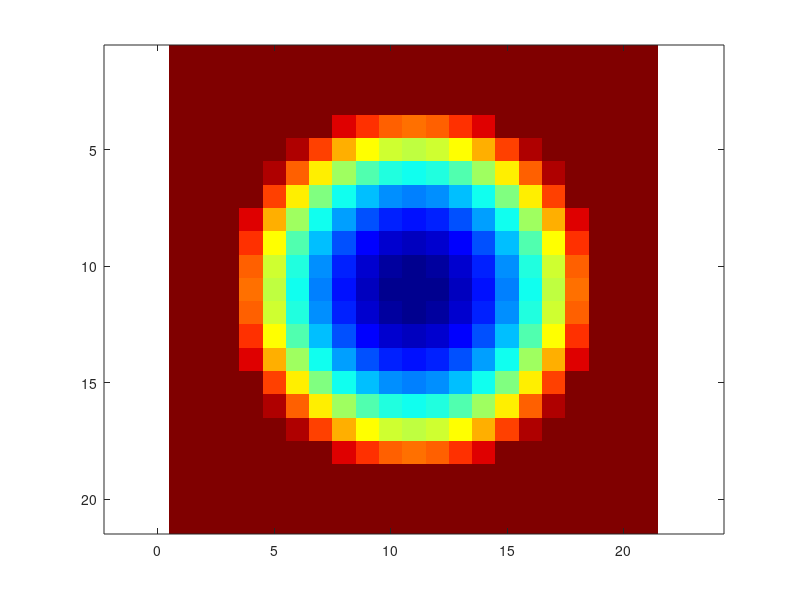

MATLAB code to generate this figure: (Note: this script raises an error after producing the figure.)
% % 13. Plotting Exercises
% 
% clear % Clear all variables
% clc   % Clear command window
% 
% % Exercise 13.1
% x = linspace(0, 4 * pi);
% y = sin(x);
% 
% clf
% plot(x, y, 'r')
% ylim([-2, 2])
% xlabel('$x$', FontSize=16, Interpreter='latex')
% ylabel('$y$', FontSize=16, Interpreter='latex')
% 
% exportgraphics(gca, '../_images/13_Line_plots_ex1.png','Resolution',300)
% 
% % -------------------------------------------------------------------------
% % Exercise 13.2
% t = linspace(-4, 4, 100);
% s = 2 * t .^ 3 + 3 * t .^ 2 - 8 * t + 6;
% 
% clf
% plot(t, s, 'g-')
% ylim([-50, 50])
% xlabel('$t$', FontSize=16, Interpreter='latex')
% ylabel('$s$', FontSize=16, Interpreter='latex')
% 
% exportgraphics(gca, '../_images/13_Line_plots_ex2.png','Resolution',300)
% 
% % -------------------------------------------------------------------------
% % Exercise 13.3
% x = linspace(-2 * pi, 2 * pi, 100);
% y1 = sin(x);
% y2 = cos(x);
% 
% clf
% hold on
% plot(x, y1, 'r-')
% plot(x, y2, 'b--')
% hold off
% ylim([-2, 2])
% xlabel('$x$', FontSize=16, Interpreter='latex')
% ylabel('$y$', FontSize=16, Interpreter='latex')
% legend('$y = \sin(x)$', '$y = \cos(x)$', FontSize=14, Interpreter='latex', Location='northwest')
% 
% exportgraphics(gca, '../_images/13_Multiline_plots_ex1.png','Resolution',300)
% 
% % -------------------------------------------------------------------------
% % Exercise 13.4
% cx = 5;
% cy = 5;
% radius = [1, 2, 3, 4];
% theta = linspace(0, 2 * pi, 100);
% 
% clf
% for r = radius
%     x = cx + r * cos(theta);
%     y = cy + r * sin(theta);
% 
%     plot(x, y, 'b-')
%     hold on
% end
% hold off
% xlabel('$x$', FontSize=16, Interpreter='latex')
% ylabel('$y$', FontSize=16, Interpreter='latex')
% axis equal padded
% 
% exportgraphics(gca, '../_images/13_Multiline_plots_ex2.png','Resolution',300)
% 
% % -------------------------------------------------------------------------
% % Exercise 13.5
% x = [ 0.1734, 0.3909, 0.8314, 0.8034, 0.0605, 0.3993, 0.5269, 0.4168, 0.6569, 0.6280 ];
% y = [ 0.0717, 0.1665, 0.7881, 0.5486, 0.0702, 0.2382, 0.3031, 0.2341, 0.4335, 0.4265 ];
% 
% scatter(x, y, 'rdiamond')
% xlabel('$x$', FontSize=16, Interpreter='latex')
% ylabel('$y$', FontSize=16, Interpreter='latex')
% 
% exportgraphics(gca, '../_images/13_Scatter_plots_ex1.png','Resolution',300)
% 
% % -------------------------------------------------------------------------
% % Exercise 13.6
% A = ones(length(x), 2);
% A(:,1) = x';
% fit = A \ y';
% 
% hold on
% plot([0, 1], [fit(2), fit(1) + fit(2)], 'k')
% hold off
% 
% exportgraphics(gca, '../_images/13_Scatter_plots_ex2.png','Resolution',300)
% 
% % -------------------------------------------------------------------------
% % Exercise 13.7
% x = linspace(0, 1, 30);
% y = linspace(0, 1, 30);
% [X, Y] = meshgrid(x, y);
% Z = exp(-20 * ((X - 0.5) .^ 2 + (Y - 0.5) .^2));
% 
% surf(X, Y, Z)
% xlabel('$x$', 'FontSize', 16, 'Interpreter','latex');
% ylabel('$y$', 'FontSize', 16, 'Interpreter','latex');
% title('$f(x,y) = e^{-20((x - 0.5)^2 + (y - 0.5)^2)}$', FontSize=20, Interpreter='latex')
% colormap(autumn)
% 
% exportgraphics(gca, '../_images/13_Surface_plot_ex1.png','Resolution',300)
% 
% % -------------------------------------------------------------------------
% % Exercise 13.8
% x = linspace(-2, 3, 50);
% y = linspace(-2, 3, 50);
% [X, Y] = meshgrid(x, y);
% Z1 = exp(-X .^ 2 - Y .^ 2);
% Z2 = exp(-(X - 1) .^ 2 - (Y - 1) .^ 2);
% Z = (Z1 - Z2) .^ 2;
% 
% clf
% contour(X, Y, Z)
% colormap(jet)
% xlabel('$x$', 'FontSize', 16, 'Interpreter','latex');
% ylabel('$y$', 'FontSize', 16, 'Interpreter','latex');
% title('$z = (\exp(-x^2 - y^2) - \exp(-(x - 1)^2 - (y - 1)^2))^2$', FontSize=20, Interpreter='latex')
% 
% exportgraphics(gca, '../_images/13_Contour_plot_ex1.png','Resolution',300)

% -------------------------------------------------------------------------
% Exercise 13.9
img = zeros(21);
for i = 1 : 21
    for j = 1 : 21
        img(i, j) = (i - 11) ^ 2 + (j - 11) ^ 2;
    end
end

image(img)
axis equal tight
colormap(jet)

exportgraphics(gca, '../_images/13_Image_plot_ex1.png','Resolution',300)

% -------------------------------------------------------------------------
% Exercise 13.10
img = imread('Dalton_building.jpg');

% Determine the size of the image in pixels
[height, width, colours] = size(img);
fprintf('\nwidth       : %i\n', width)
fprintf('height      : %i\n', height)
fprintf('no. colours : %i\n', colours)

% Plot the image
image(img)
axis equal tight

exportgraphics(gca, '../_images/13_Image_plot_ex2.png','Resolution',300)

% -------------------------------------------------------------------------
% Exercise 13.11
img2 = img;

for k = 1 : 3
    img2(:,:,k) = 0.229 * img2(:,:,1) + 0.587 * img2(:,:,2) + 0.114 * img2(:,:,3);
end

image(img2)
axis equal tight

exportgraphics(gca, '../_images/13_Image_plot_ex3.png','Resolution',300)


